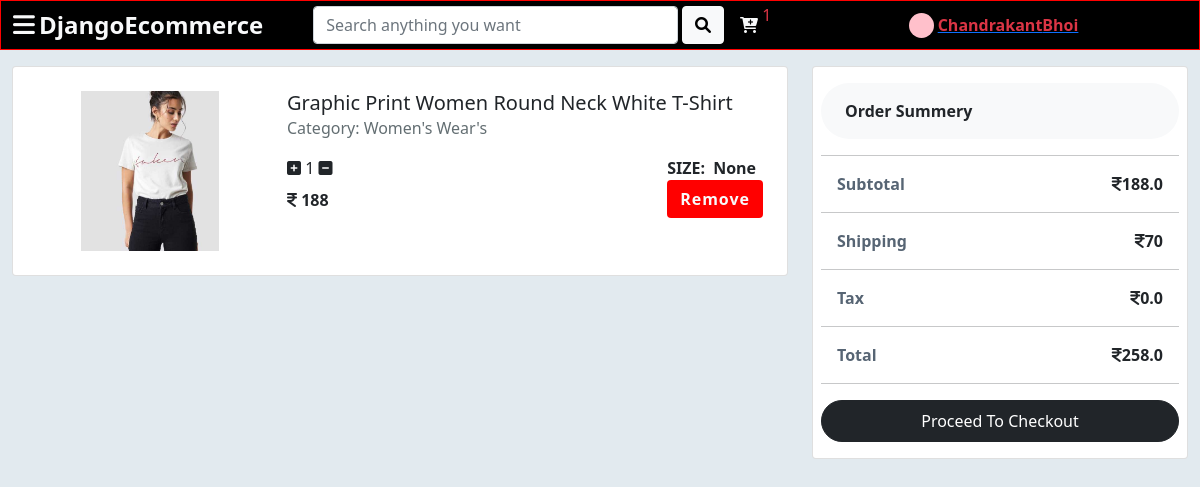
The app's page /cart/ (signed in) with its own data.
### Seller/models.py (models this page shows, shortened)
class Product(models.Model):
	GST_CHOICES=(("0",'0'),("3",'3'),("5",'5'),("12",'12'),("18",'18'),("28",'28'))
	product_id= models.BigAutoField(primary_key=True)
	product_id2= models.CharField(max_length=100,default='')
	shop=models.ForeignKey(User, on_delete=models.CASCADE,default='')
	productname= models.CharField(max_length=100)
	category=models.ForeignKey(Category,on_delete=models.CASCADE)
	subcategory=models.ForeignKey(SubCategory, default="", verbose_name="Category", on_delete=models.SET_DEFAULT, null=True)
	price=models.IntegerField(default=0)
	price_not = models.IntegerField(default=999)
	Description= models.TextField()
	gst = models.CharField(default='0',max_length=3,choices=GST_CHOICES)
	pub_date = models.DateField(auto_now=True)
	image=models.ImageField(upload_to='products/images', default="",null=True)

class Category(models.Model):
	categoey_name = models.CharField(max_length=50, default="")
	def __str__(self):
    		return self.categoey_name

### App/views.py (the view)
# urls.py: path("cart/",views.cart,name="cart"),
@login_required
def cart(request):
    total=0.0
    products=[]
    tax=0.0
    for i in [item for item in Cart.objects.all() if request.user==item.user]:
        temptotal=i.quantity*Product.objects.filter(product_id=i.product_id).first().price
        total+=temptotal
        tax+=temptotal*int(Product.objects.filter(product_id=i.product_id)[0].gst)/100
    for cartprod in [ item for item in Cart.objects.all() if item.user==request.user]:
        prod=Product.objects.filter(product_id=cartprod.product_id).first()
        products.append([prod,cartprod.quantity,cartprod.product_size])
    data={
        "products":products[::-1],
        "subtotal":total,
        "tax":tax,
        "shipping":70,
        'total':total+tax+70
    }
    return render(request,"App/cart.html",data)

### App/templates/App/cart.html (shortened to what this page needs)
{% extends 'App/base.html' %}
{% load static %}
{% block customlink %}
<link rel="stylesheet" href="{% static 'App/css/cart.css' %}">
{% endblock customlink %}
{% block mainbody %}
<div class="container-fluid">
    <div class="row mt-3">
        <div class="col-md-8 ">
            {% for prod in products %}
              <div class="card p-4 mb-2">
                 <div class="row">
                    <div class="col-md-4 ">
                        <div class="img-box text-center">
                            <img src="{{prod.0.image.url}}" alt="">
                        </div>
                    </div>
                    <div class="col-md-8">
                       <a href="#" class="h5 text-decoration-none text-dark">{{prod.0.productname|truncatechars:80}}</a>
                       <p class="card-category">Category:  {{prod.0.category}}</p>
                       <div>
                           <div class="float-start">
                               <div>
                                   <i class="fa-solid fa-square-plus plus-cart" pid={{prod.0.product_id}} ></i>
                                   <span>{{prod.1}}</span>
                                   <i class="fa-solid fa-square-minus minus-cart" pid={{prod.0.product_id}}></i>
                               </div>
                               <div class="mt-2">
                                   <i class="fa-solid fa-indian-rupee-sign"></i>
                                   <span class="fw-bold">{{prod.0.price}}</span>
                               </div>
                            </div>
                            <div class="float-end">
                                <div class="fw-bold">
                                    <span>SIZE:</span>
                                    <span class="ms-1">{{prod.2}}</span>
                                </div>
                                <div>
                                   <a  style="background:red;letter-spacing:1px;" class="Rm btn fw-bold text-light" rmpid="{{prod.0.product_id}}">Remove</a>
                                </div>
                            </div>
                       </div>
                    </div>
              </div>
            </div>
            {% endfor %}
        </div>
        <div class="col-md-4">
            <div class="card px-2 py-3">
                <div class="bg-light rounded-pill px-4 py-3 fw-bold">Order Summery</div>
                <hr>
                <div class="d-flex justify-content-between px-3">
                    <span style="color:#576574;font-weight:600;">Subtotal</span>
                    <span class="fw-bold"> <i class="fa-solid fa-indian-rupee-sign"></i><span id="Subtotal">{{subtotal}}</span></span>
                </div>
                <hr>
                <div class="d-flex justify-content-between px-3">
                    <span style="color:#576574;font-weight:600;">Shipping</span>
                    <span class="fw-bold"> <i class="fa-solid fa-indian-rupee-sign"></i><span id="Shipping">{{shipping}}</span></span>
                </div>
                <hr>
                 <div class="d-flex justify-content-between px-3">
                    <span style="color:#576574;font-weight:600;">Tax</span>
                    <span class="fw-bold"> <i class="fa-solid fa-indian-rupee-sign"></i><span id="Tax">{{tax}}</span></span>
                </div>
                <hr>
                 <div class="d-flex justify-content-between px-3">
                    <span style="color:#576574;font-weight:600;">Total</span>
                    <span class="fw-bold"> <i class="fa-solid fa-indian-rupee-sign"></i><span id="Total">{{total}}</span></span>
                </div>
                <hr>
                <a href="" id="Rm" class="btn btn-dark rounded-pill px-2 py-2">Proceed To Checkout</a>
            </div>
        </div>
    </div>
</div>
{% endblock mainbody %}

### App/templates/App/base.html (shortened to what this page needs)
<!doctype html>
{% load static %}
<html lang="en">
  <head>
    <link href="https://cdn.jsdelivr.net/npm/bootstrap@5.1.3/dist/css/bootstrap.min.css" rel="stylesheet">
    <link rel="stylesheet" href="{% static 'App/css/index.css' %}">
    <link rel="stylesheet" href="https://cdnjs.cloudflare.com/ajax/libs/OwlCarousel2/2.3.4/assets/owl.carousel.css" />
    <link rel="stylesheet" href="https://cdnjs.cloudflare.com/ajax/libs/font-awesome/6.0.0/css/all.min.css" />
    {% block customlink %}{% endblock customlink %}
  </head>
  <body>
    <nav class="mainnav py-4 d-flex align-items-center sticky-top " id="mainnav">
      <div class="container-fluid d-flex align-items-center">
        <a href="" class="text-light menu-icon" data-bs-toggle="offcanvas" data-bs-target="#offcanvasLeft"><i class="fa-solid fa-bars"></i></a>
        <div class="search ms-1  ">
          <a href="" class="my-auto d-lg-block d-none text-decoration-none h4 fw-bold text-light">DjangoEcommerce</a>
          <form action="/Search" method="GET" id="search-field"  class="w-50 d-flex justify-content-between">
            <input type="search" name="query" id="search" placeholder="Search anything you want" class="form-control w-100">
            <button class="btn btn-light ms-1"><i class="fa-solid fa-magnifying-glass"></i></button>
          </form>
          <div class="my-auto d-flex d-lg-block d-md-block d-none  ms-3">
            <a href="{% url 'cart' %}" class="text-light fw-bold "><i class="fa-solid fa-cart-plus"></i></a>
            <span class="text-danger" style="position: relative; top: -10px;">{{1}}</span>
          </div>
          </div>
           {% if  not request.user.is_authenticated %}
          <div class="my-auto ms-2 d-lg-block d-md-block d-none"id="signuporlogin">
            <a href="{% url 'login' %}" class="text-light fw-bold text-decoration-none link-user">Login</a>
            <a href="{% url 'register' %}" class="text-light ms-1 fw-bold link-user  text-decoration-none">Register</a>
            <a href="{% url 'sellersignup' %}" class="text-light ms-1 text-decoration-none fw-bold">Seller</a>
            </div>
          {% else %}
          <a href="#" class="my-auto ms-5 d-lg-flex d-md-flex d-none" data-bs-container="body" data-bs-toggle="popover" data-bs-container="body" data-bs-placement="bottom" data-bs-trigger="focus" data-bs-html="true" data-bs-content="<div><a href='#' class='dropdown-item'>Myaccount</a><a href='{% url 'logout' %}' class='dropdown-item'>Logout</a></div>">
            <div id="profile-pic" class="d-inline-block"></div>
            <span style="color:red; font-weight:600;" class="text-danger  ms-1">{{request.user.first_name}}{{request.user.last_name}}</span>
          </a>
          {% endif %}
        </div>
</nav>
<div class="mainbody">
{% block mainbody %}
{% endblock mainbody %}
</div>
</body>
</html>

### App/static/App/css/index.css (style rules this page uses)
body,html { box-sizing: border-box; height: 100%; overflow-x: hidden; }
p { margin: 0 !important; }
:root { --mycolor: #e84393 !important; --major-color:#3B3B98; }
#mainnav { width: 100%; height: 42px; background: #000; z-index: 1000 !important; border: 1px solid red; }
.mainbody { padding-bottom: 200px; }
.search { display: inline-flex; width: 70% ; }
.menu-icon { font-size: 25px; }
#search-field { margin-left: 50px; }
#profile-pic { width: 25px; height: 25px; background-color: pink; border-radius: 50%; }
@media (min-width :768px) { .mainbody { padding-bottom: 0; } }

### App/static/App/css/cart.css (style rules this page uses)
body { background: #e2eaef; }
.img-box { height: 160px; }
.img-box img { max-height: 100%; max-width: 100%; }
.card-category { color: #636e72; margin-bottom: 1rem !important; }

### App/templates/App/base.html (style rules this page uses)
body { overflow-x: hidden; }

### records on screen
Product: image (picture), productname "Graphic Print Women Round Neck White T-Shirt", category.categoey_name "Women's Wear's", shop "1", price "188", prod "None"

### other values on screen
{{ 1 }} "1"
{{ request.user.first_name }} "Chandrakant"
{{ request.user.last_name }} "Bhoi"
{{ subtotal }} "188.0"
{{ shipping }} "70"
{{ tax }} "0.0"
{{ total }} "258.0"
